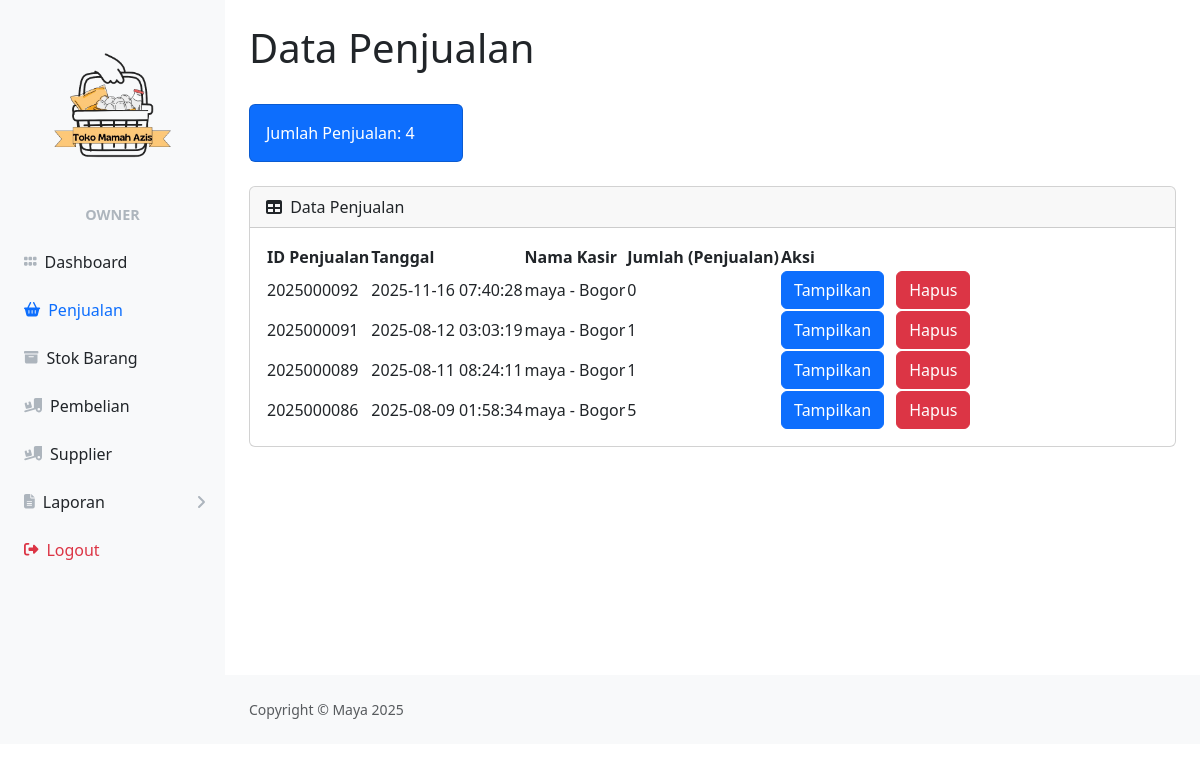
Screenshot of /owner/penjualan_owner.php (signed in) with the database file from the repository.
### tables this page shows
CREATE TABLE `penjualan` (
  `idpenjualan` int(11) NOT NULL,
  `tanggal` timestamp NOT NULL DEFAULT current_timestamp(),
  `idkasir` int(11) NOT NULL,
  `jumlah_bayar` decimal(10,2) DEFAULT 0.00,
  `kembalian` decimal(10,2) DEFAULT 0.00
);

CREATE TABLE `datakasir` (
  `idkasir` int(11) NOT NULL,
  `namakasir` varchar(50) NOT NULL,
  `username` varchar(20) NOT NULL,
  `password` varchar(20) NOT NULL,
  `notelp` varchar(13) NOT NULL,
  `alamat` text NOT NULL
);

### owner/penjualan_owner.php (the view, shortened to what this page needs)
<?php
    require '../ceklogin.php';
    $h1 = mysqli_query($c,"SELECT * FROM penjualan");
    $h2 = mysqli_num_rows($h1);
    $roleName = "";
    if (isset($_SESSION['role']) && $_SESSION['role'] === 'owner' && isset($_SESSION['username_owner'])) {
        $roleName = "Owner";
    }
?>
<!DOCTYPE html>
<html lang="en">
    <head>
        <link href="https://cdn.jsdelivr.net/npm/simple-datatables@7.1.2/dist/style.min.css" rel="stylesheet" />
        <link href="../css/styles.css" rel="stylesheet" />
        <link href="https://cdn.jsdelivr.net/npm/bootstrap@5.3.3/dist/css/bootstrap.min.css" rel="stylesheet">
    </head>
    <body>
        <div id="layoutSidenav">
            <div id="layoutSidenav_nav">
                <nav class="sb-sidenav accordion sb-sidenav-light" id="sidenavAccordion">
                    <div class="sb-sidenav-menu">
                        <div class="nav">
                            <div class="sb-sidenav-menu-heading" style="margin-bottom: 4px; ">
                                <img src="../img/logo.png" alt="Logo" style="width: 160px;">
                            </div>
                            <div class="sb-sidenav-menu-heading text-center" style="padding-top: 0; margin-top: 0;">
                                <strong style="font-size: 1.2em;"><?php echo $roleName ?></strong>
                            </div>
                            <?php
                            $current_page = basename($_SERVER['PHP_SELF']);
                            $report_pages = ['laporan_owner.php', 'laporan_produk_owner.php'];
                            $is_report_active = in_array($current_page, $report_pages);
                            ?>
                            <a class="nav-link w-100 text-start ps-4 <?= ($current_page == 'index_owner.php') ? 'active' : '' ?>" href="index_owner.php">
                                <div class="sb-nav-link-icon"><i class="fas fa-grip-horizontal"></i></div>
                                Dashboard
                            </a>
                            <a class="nav-link w-100 text-start ps-4 <?= ($current_page == 'penjualan_owner.php') ? 'active' : '' ?>" href="penjualan_owner.php">
                                <div class="sb-nav-link-icon"><i class="fas fa-shopping-basket"></i></div>
                                Penjualan
                            </a>
                            <a class="nav-link w-100 text-start ps-4 <?= ($current_page == 'stock_owner.php') ? 'active' : '' ?>" href="stock_owner.php">
                                <div class="sb-nav-link-icon"><i class="fas fa-archive"></i></div>
                                Stok Barang
                            </a>
                            <a class="nav-link w-100 text-start ps-4 <?= ($current_page == 'pembelian_owner.php') ? 'active' : '' ?>" href="pembelian_owner.php">
                                <div class="sb-nav-link-icon"><i class="fas fa-truck-loading"></i></div>
                                Pembelian
                            </a>
                            <a class="nav-link w-100 text-start ps-4 <?= ($current_page == 'supplier_owner.php') ? 'active' : '' ?>" href="supplier_owner.php">
                                <div class="sb-nav-link-icon"><i class="fas fa-truck-loading"></i></div>
                                Supplier
                            </a>
                            <a class="nav-link collapsed w-100 text-start ps-4 <?= $is_report_active ? 'active' : '' ?>"
                                href="#"
                                data-bs-toggle="collapse"
                                data-bs-target="#collapseLaporan"
                                aria-expanded="<?= $is_report_active ? 'true' : 'false' ?>"
                                aria-controls="collapseLaporan">
                                <div class="sb-nav-link-icon"><i class="fa-solid fa-file-lines"></i></div>
                                Laporan
                                <div class="sb-sidenav-collapse-arrow"><i class="fas fa-angle-down"></i></div>
                            </a>
                            <a class="nav-link w-100 text-start ps-4 text-danger" href="../logout.php">
                                <div class="sb-nav-link-icon"><i class="fas fa-sign-out-alt text-danger"></i></div>
                                Logout
                            </a>
                        </div>
                    </div>
                </nav>
            </div>
            <div id="layoutSidenav_content">
                <main>
                    <div class="container-fluid px-4">
                        <h1 class="mt-4">Data Penjualan</h1>
                        <div class="row">
                            <div class="col-xl-3 col-md-6">
                                <div class="card bg-primary text-white mb-4">
                                    <div class="card-body">Jumlah Penjualan: <?=$h2;?></div>
                                </div>
                            </div>
                        </div>
                        <div class="card mb-4">
                            <div class="card-header">
                                <i class="fas fa-table me-1"></i>
                                Data Penjualan
                            </div>
                            <div class="card-body">
                                <table id="datatablesSimple">
                                    <thead>
                                        <tr>
                                            <th>ID Penjualan</th>
                                            <th>Tanggal</th>
                                            <th>Nama Kasir</th>
                                            <th>Jumlah (Penjualan)</th>
                                            <th>Aksi</th>
                                        </tr>
                                    </thead>
                                    <tbody>
                                        <?php
                                        $search = isset($_GET['search']) ? mysqli_real_escape_string($c, $_GET['search']) : '';
                                        if ($search != '') {
                                            $get = mysqli_query($c, "
                                                SELECT * FROM penjualan p
                                                JOIN datakasir d1 ON p.idkasir = d1.idkasir
                                                WHERE d1.username LIKE '%$search%' OR p1.alamat LIKE '%$search%'
                                                ORDER BY p.tanggal DESC
                                            ");
                                        } else {
                                            $get = mysqli_query($c, "
                                                SELECT * FROM penjualan p
                                                JOIN datakasir d1 ON p.idkasir = d1.idkasir
                                                ORDER BY p.tanggal DESC
                                            ");
                                        }
                                        while ($p = mysqli_fetch_array($get)) {
                                            $idpenjualan = $p['idpenjualan'];
                                            $tanggal = $p['tanggal'];
                                            $username = $p['username'];
                                            $alamat = $p['alamat'];
                                            $hitungjumlah = mysqli_query($c, "SELECT * FROM detailpenjualan WHERE idpenjualan='$idpenjualan'");
                                            $jumlah = mysqli_num_rows($hitungjumlah);
                                        ?>
                                            <tr>
                                                <td><?= $idpenjualan; ?></td>
                                                <td><?= $tanggal; ?></td>
                                                <td><?= $username; ?> - <?=$alamat;?></td>
                                                <td><?= $jumlah; ?></td>
                                                <td><a href="view_penjualan.php?idp=<?=$idpenjualan;?>" class="btn btn-primary me-2" target="blank">
                                                        Tampilkan
                                                    </a>
                                                    <button type="button" class="btn btn-danger" data-bs-toggle="modal" data-bs-target="#delete<?=$idpenjualan;?>">
                                                        Hapus
                                                    </button>
                                                </td>
                                            </tr>
                                        <?php
                                        }
                                        ?>
                                    </tbody>
                                </table>
                            </div>
                        </div>
                    </div>
                </main>
                <footer class="py-4 bg-light mt-auto">
                    <div class="container-fluid px-4">
                        <div class="d-flex align-items-center justify-content-between small">
                            <div class="text-muted">Copyright &copy; Maya 2025</div>
                        </div>
                    </div>
                </footer>
            </div>
        </div>
    </body>
</html>

### rows the page displays
penjualan: idpenjualan "2025000092", tanggal "2025-11-16 07:40:28", idkasir.username "maya", idkasir.alamat "Bogor", jumlah "0"
penjualan: idpenjualan "2025000091", tanggal "2025-08-12 03:03:19", idkasir.username "maya", idkasir.alamat "Bogor", jumlah "1"
penjualan: idpenjualan "2025000089", tanggal "2025-08-11 08:24:11", idkasir.username "maya", idkasir.alamat "Bogor", jumlah "1"
penjualan: idpenjualan "2025000086", tanggal "2025-08-09 01:58:34", idkasir.username "maya", idkasir.alamat "Bogor", jumlah "5"

### other values shown
$roleName "OWNER"
$h2 "4"
